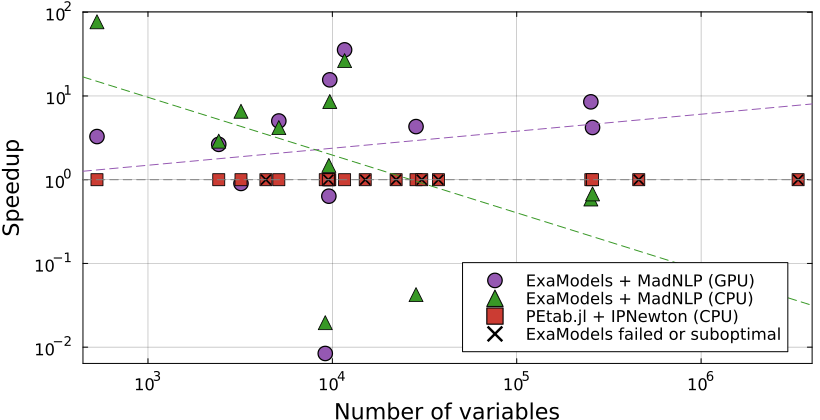

Generate this figure with Julia:
# results_plot_nvar.jl — single scatter figure of solver speedup vs PEtab.jl over the exa target set.
#   x = nvar (NLP size), log10            — exa GPU and CPU share a model's nvar; PEtab points are
#                                            placed at that same model's nvar (PEtab has no NLP).
#   y = SGM10-time speedup vs PEtab.jl    — petab_sgm / solver_sgm  (log10). PEtab ⇒ 1 (the 10^0 line).
# Three series (legend order): MadNLP (GPU), MadNLP (CPU), IPNewton (CPU).
#
# Usage: julia --project=examples examples/Benchmarks/results_plot_nvar.jl [results_dir]
#   results_dir defaults to examples/Benchmarks/results.

using Plots
using Plots.PlotMeasures   # mm units for plot margins
gr()

const HERE      = @__DIR__
include(joinpath(HERE, "options.jl"))   # EXA_SUPPORTED_MODELS, shifted_geomean, BENCH_SGM_SHIFT, BENCH_K
const RESULTDIR = length(ARGS) >= 1 ? ARGS[1] : joinpath(HERE, "results")

function read_result(m)
    d = Dict{String,String}(); p = joinpath(RESULTDIR, "$(m)_results.txt")
    isfile(p) || return d
    for line in eachline(p)
        i = findfirst('=', line); i === nothing && continue
        d[line[1:i-1]] = line[i+1:end]
    end
    d
end

# SGM10 [s] for a backend prefix: report-time shift from raw solve_times when present, else the
# stored aggregate (legacy files). Returns nothing if there is no warm timing.
function sgm10(d, pfx)
    get(d, pfx * "sgm_status", "") == "ok" || return nothing
    raw = get(d, pfx * "solve_times", "")
    if !isempty(raw)
        ts = Float64[x for x in (tryparse(Float64, s) for s in split(raw, ",")) if x !== nothing]
        !isempty(ts) && return shifted_geomean(ts, BENCH_SGM_SHIFT)
    end
    tryparse(Float64, get(d, pfx * "sgm_solve_time", ""))
end

function get_nvar(d)
    for k in ("exagpu_nvar", "exacpu_nvar")
        v = tryparse(Int, get(d, k, "")); v !== nothing && return v
    end
    return nothing   # model not built yet (cleared / mid-rerun) ⇒ no x position
end

# GAP(%) and MadNLP status code, mirroring results.jl. A SOLVE_SUCCEEDED/ACCEPTABLE whose objective
# is ≥ SUBOPT_GAP_PCT% worse than PEtab's is converged-but-suboptimal (0S / 0AS) — often a fast bail
# to a worse optimum — and is EXCLUDED here so the plot shows only the genuine 0 / 0A solves.
const SUBOPT_GAP_PCT = 2.0
function gap_val(d, pfx)
    eo = tryparse(Float64, get(d, pfx * "petab_obj", ""))
    eo === nothing && (eo = tryparse(Float64, get(d, pfx * "objective", "")))
    po = tryparse(Float64, get(d, "petab_objective", ""))
    (eo === nothing || po === nothing || !isfinite(eo) || !isfinite(po) || po == 0.0) && return nothing
    (eo - po) / abs(po) * 100.0
end
function madnlp_code(d, pfx)
    get(d, pfx * "compile_status", "") == "ok" || return "-"
    ss = get(d, pfx * "solve_status", "")
    ss == "skipped" && return "-"
    ss == "timeout" && return "T"
    ss == "error"   && return "E"
    term = uppercase(get(d, pfx * "term_status", ""))
    isempty(term) && return "-"
    if occursin("SUCCEEDED", term) || occursin("ACCEPTABLE", term)
        base = occursin("ACCEPTABLE", term) ? "0A" : "0"
        gp   = gap_val(d, pfx)
        return (gp !== nothing && gp >= SUBOPT_GAP_PCT) ? base * "S" : base
    end
    return "5"
end

# Julia logo colors
const J_PURPLE = RGB(0.584, 0.345, 0.698)
const J_GREEN  = RGB(0.220, 0.596, 0.149)
const J_RED    = RGB(0.796, 0.235, 0.200)

gpu_x = Float64[]; gpu_y = Float64[]
cpu_x = Float64[]; cpu_y = Float64[]
pet_x  = Float64[]; pet_y  = Float64[]   # PEtab baseline where ExaModels also solved (0/0A)
petx_x = Float64[]; petx_y = Float64[]   # PEtab solved but ExaModels did NOT (the 9/20) ⇒ X'd boxes
for m in EXA_SUPPORTED_MODELS
    d  = read_result(m)
    nv = get_nvar(d);            nv === nothing && continue       # never built ⇒ no x position
    pt = sgm10(d, "petab_"); (pt === nothing || pt <= 0) && continue   # PEtab baseline must have solved
    if madnlp_code(d, "exagpu_") in ("0", "0A")                   # ExaModels solved ⇒ full GPU/CPU/baseline set
        g  = sgm10(d, "exagpu_");    (g !== nothing && g > 0) && (push!(gpu_x, nv); push!(gpu_y, pt / g))
        c  = sgm10(d, "exacpu_");    (c !== nothing && c > 0) && (push!(cpu_x, nv); push!(cpu_y, pt / c))
        push!(pet_x, nv); push!(pet_y, 1.0)
    else                                                          # PEtab solved but ExaModels did not (9/20)
        push!(petx_x, nv); push!(petx_y, 1.0)
    end
end

# ticks at every order of 10 over the data range
prange(v) = isempty(v) ? (0:0) : (floor(Int, log10(minimum(v))):ceil(Int, log10(maximum(v))))
xt = [10.0^k for k in prange(vcat(gpu_x, cpu_x, pet_x, petx_x))]
yt = [10.0^k for k in prange(vcat(gpu_y, cpu_y, pet_y, petx_y))]

# common x-range (small log-padding) so the axis + trend lines span the full plot, edge to edge
_xa = vcat(gpu_x, cpu_x, pet_x, petx_x)
_xlo, _xhi = isempty(_xa) ? (1.0, 10.0) : extrema(_xa)
_pf  = (_xhi / _xlo) ^ 0.02            # ~2% log-padding each side
XLIM = (_xlo / _pf, _xhi * _pf)

# ── series 1: ExaModels + MadNLP (GPU). Global cosmetics live on this scatter() call. ──
plt = scatter(gpu_x, gpu_y;
              label  = "ExaModels + MadNLP (GPU)",  # legend text
              marker = :circle,                     # marker shape
              ms     = 8,                            # marker size
              mc     = J_PURPLE,                     # marker fill color
              msc    = :black,                       # marker outline color
              msw    = 1.5,                          # outline width
              malpha = 1.0,                          # marker opacity (0–1)
              xscale = :log10,                       # x log scale
              yscale = :log10,                       # y log scale
              xticks = xt,                           # x ticks (powers of 10)
              yticks = yt,                           # y ticks (powers of 10)
              xlims  = XLIM,                          # x-limits (trend lines span this)
              xlabel = "Number of variables",        # x axis label
              ylabel = "Speedup",                    # y axis label
              guidefontsize  = 15,                   # axis-label font size
              tickfontsize   = 11,                   # tick-number font size
              legendfontsize = 11,                   # legend font size
              legend     = :bottomright,                # legend position
              size       = (820, 420),               # figure size (px)
              grid       = true,                     # gridlines on/off
              gridalpha  = 0.2,                      # gridline opacity
              framestyle = :box,                     # axes frame style
              left_margin   = 3mm,                   # room for y-label (raise if clipped)
              bottom_margin = 3mm,                   # room for x-label (raise if clipped)
              top_margin    = 1mm,                   # room above plot
              right_margin  = 0mm)                   # room at right
# ── series 2 & 3: only per-series overrides (shape, size, colors); cosmetics inherit from above ──
scatter!(plt, cpu_x, cpu_y;
         label = "ExaModels + MadNLP (CPU)", marker = :utriangle,  # green triangles
         ms = 7, mc = J_GREEN, msc = :black, msw = 1.0, malpha = 1.0)
scatter!(plt, pet_x, pet_y;
         label = "PEtab.jl + IPNewton (CPU)", marker = :square,    # red squares (baseline)
         ms = 6, mc = J_RED, msc = :black, msw = 1.0, malpha = 1.0)
# PEtab solved but ExaModels did NOT reach an optimum (the 9/20): red box stamped with a black X.
# Drawn as a red square with a black ✕ overlaid; the ✕ carries the legend entry.
scatter!(plt, petx_x, petx_y;
         label = "", marker = :square,                             # red box (unlabeled; X overlay labels it)
         ms = 6, mc = J_RED, msc = :black, msw = 1.0, malpha = 1.0)
scatter!(plt, petx_x, petx_y;
         label = "ExaModels failed or suboptimal", marker = :xcross,  # black X inside the box
         ms = 5, mc = :black, msc = :black, msw = 2.0, malpha = 1.0)

# least-squares trend line per solver series, fit in log–log space (power-law); thin dashed, no legend
function regline!(plt, x, y, color, xspan)
    length(x) < 2 && return
    lx = log10.(x); ly = log10.(y); n = length(lx)
    mx = sum(lx) / n; my = sum(ly) / n; sxx = sum((lx .- mx) .^ 2)
    sxx == 0 && return
    b = sum((lx .- mx) .* (ly .- my)) / sxx; a = my - b * mx     # ly = a + b·lx  (fit on the data)
    xs = collect(xspan)                                          # but draw across the full plot width
    plot!(plt, xs, 10.0 .^ (a .+ b .* log10.(xs)); ls = :dash, lw = 1, lc = color, label = "")
end
regline!(plt, gpu_x, gpu_y, J_PURPLE, XLIM)   # GPU trend (purple)
regline!(plt, cpu_x, cpu_y, J_GREEN, XLIM)    # CPU trend (green)

hline!(plt, [1.0]; ls = :dash, lc = :gray, lw = 1, label = "")     # dashed PEtab baseline at y=1

out = joinpath(HERE, "results_plot_nvar.png")
savefig(plt, out)
println("saved: $out")
println("points plotted — GPU: $(length(gpu_x)), CPU: $(length(cpu_x)), PEtab: $(length(pet_x)), PEtab-only (X'd): $(length(petx_x))")
plt   # return the plot so `include("results_plot.jl")` displays it in the REPL / IDE plot pane
